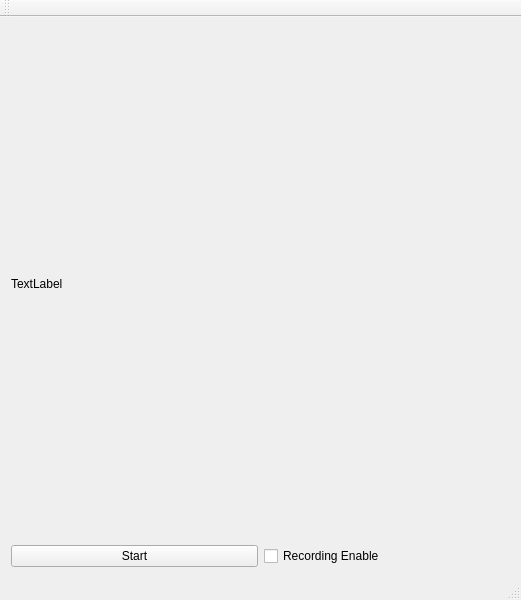
<?xml version="1.0" encoding="UTF-8"?>
<ui version="4.0">
 <class>MainWindow</class>
 <widget class="QMainWindow" name="MainWindow">
  <property name="geometry">
   <rect>
    <x>0</x>
    <y>0</y>
    <width>521</width>
    <height>600</height>
   </rect>
  </property>
  <property name="maximumSize">
   <size>
    <width>800</width>
    <height>600</height>
   </size>
  </property>
  <property name="windowTitle">
   <string>MainWindow</string>
  </property>
  <widget class="QWidget" name="centralWidget">
   <property name="maximumSize">
    <size>
     <width>800</width>
     <height>600</height>
    </size>
   </property>
   <layout class="QGridLayout" name="gridLayout">
    <item row="0" column="0" colspan="2">
     <widget class="QLabel" name="label">
      <property name="text">
       <string>TextLabel</string>
      </property>
     </widget>
    </item>
    <item row="1" column="0">
     <widget class="QPushButton" name="pushButton">
      <property name="text">
       <string>Start</string>
      </property>
     </widget>
    </item>
    <item row="1" column="1">
     <widget class="QCheckBox" name="checkBox">
      <property name="text">
       <string>Recording Enable</string>
      </property>
     </widget>
    </item>
   </layout>
  </widget>
  <widget class="QMenuBar" name="menuBar">
   <property name="geometry">
    <rect>
     <x>0</x>
     <y>0</y>
     <width>521</width>
     <height>25</height>
    </rect>
   </property>
  </widget>
  <widget class="QToolBar" name="mainToolBar">
   <attribute name="toolBarArea">
    <enum>TopToolBarArea</enum>
   </attribute>
   <attribute name="toolBarBreak">
    <bool>false</bool>
   </attribute>
  </widget>
  <widget class="QStatusBar" name="statusBar"/>
 </widget>
 <layoutdefault spacing="6" margin="11"/>
 <resources/>
 <connections/>
</ui>
